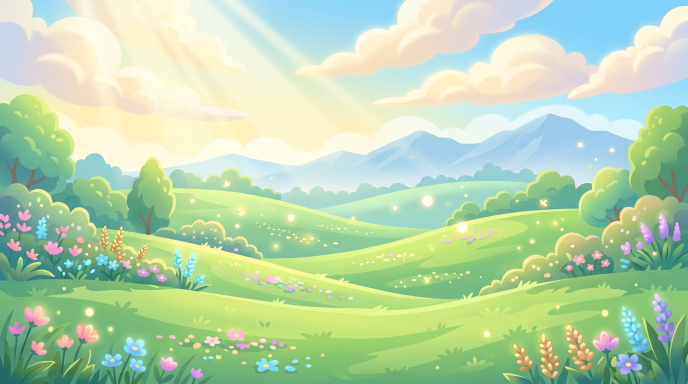
#> input picture client/assets/biome/meadow_bg.png, 1376 x 768 px, found by its file name (shown at 1/2 size)
$ python process_biomes.py
#> lines starting #> are read from the running program, lines starting #| are printed output that depends on the picture
#!/usr/bin/env python3
"""Biome asset işleyici: cave (Kristal Mağara) + city (Bulut Şehri).
Her biome: road tile (çizgi-piksel ölçümü -> yatay crop -> dikey wrap -> 400px),
hills (genişlik normalize), props (3x2 grid böl -> bg-alfa -> yakın komponent koruma),
bg (meadow_bg ile aynı hedef boyuta cover-resize).
Kullanım: python3 tools/process_biomes.py [cave|city]
"""
import json, sys
from collections import deque
from PIL import Image

RAW = "assets/client/biome"
OUT = "client/assets/biome"
TARGET_ROAD_W = 400
TARGET_BG = Image.open(f"{OUT}/meadow_bg.png").size   # meadow ile aynı
#> TARGET_BG = (1376, 768)
TARGET_HILLS_W = 943                                   # meadow far_hills genişliği

BIOMES = {
    "cave": {
        "road": "cave_road_tile_raw.png",
        "hills": "cave_far_hills_raw.png",
        "props": "cave_props_grid_raw.png",
        "bg": "cave_bg_raw.png",
        # çizgi rengi: cyan -> (g,b yüksek, r düşük)
        "line_score": lambda r, g, b: min(g, b) - r,
    },
    "city": {
        "road": "city_road_tile_raw.png",
        "hills": "city_far_hills_raw.png",
        "props": "city_props_grid_raw.png",
        "bg": "city_bg_raw.png",
        # çizgi rengi: sarı -> r+g yüksek, b düşük (meadow yöntemi)
        "line_score": lambda r, g, b: (r + g) // 2 - b,
    },
}

def find_lines(im):
    """Yol tile'ında 2 şerit çizgisinin x-merkezlerini piksel skoruyla bul."""
    im = im.convert("RGB")
    w, h = im.size
    px = im.load()
    scores = []
    for x in range(w):
        s = 0
        for y in range(0, h, 4):
            r, g, b = px[x, y]
            v = BIOME_LINE_SCORE(r, g, b)
            if v > 60: s += v
        scores.append(s)
    thr = max(scores) * 0.45
    runs, cur = [], None
    for x, s in enumerate(scores):
        if s > thr:
            cur = [x, x] if cur is None else [cur[0], x]
        else:
            if cur: runs.append(cur); cur = None
    if cur: runs.append(cur)
    centers = [(a + b) // 2 for a, b in runs if b - a < w // 4]
    return centers

def wrap_cut(im):
    """Dikey seamless için en iyi kesme satırını bul, tile'ı oradan döndür."""
    im = im.convert("RGB")
    w, h = im.size
    px = im.load()
    best, best_diff = 0, 1e18
    for cut in range(0, h, 2):
        diff = 0
        for x in range(0, w, 6):
            r1, g1, b1 = px[x, cut]
            r2, g2, b2 = px[x, (cut - 1) % h]
            diff += abs(r1 - r2) + abs(g1 - g2) + abs(b1 - b2)
        if diff < best_diff: best_diff, best = diff, cut
    top = im.crop((0, best, w, h))
    bot = im.crop((0, 0, w, best))
    out = Image.new("RGB", (w, h))
    out.paste(top, (0, 0)); out.paste(bot, (0, h - best))
    return out, best, best_diff

def process_road(biome, cfg):
    im = Image.open(f"{RAW}/{cfg['road']}")
    global BIOME_LINE_SCORE
    BIOME_LINE_SCORE = cfg["line_score"]
    raw_centers = find_lines(im)
    # yakın run'ları birleştir (kalın çizgi 2 run verebilir)
    merged = []
    for c in raw_centers:
        if merged and c - merged[-1] < 30: continue
        merged.append(c)
    # en eşit aralıklı ardışık 3'lüyü seç (fazla hat = kenar parlaması olabilir)
    best = None
    for i in range(len(merged) - 2):
        g1, g2 = merged[i+1] - merged[i], merged[i+2] - merged[i+1]
        score = abs(g1 - g2)
        if best is None or score < best[0]: best = (score, i)
    centers = merged[best[1]:best[1] + 3]
    print(f"  [{biome}] ham: {raw_centers} -> birleşik: {merged} -> seçilen: {centers}")
    assert len(centers) == 3, f"3 çizgi bulunamadı: {merged}"
    kenar, orta, sag = centers
    aralik = orta - kenar
    x0 = kenar + 2
    x1 = x0 + 3 * aralik
    im2 = im.crop((x0, 0, min(x1, im.width), im.height))
    if x1 > im.width:   # kaynakta sağ pay yoksa yolun İÇİNİ aynayla doldur (siyah bant YOK)
        need = x1 - im.width
        pad = Image.new("RGB", (x1 - x0, im.height))
        pad.paste(im2, (0, 0))
        # ayna kaynağı: görüntünün en sağdaki 'need' pikseli (yol dokusu), aynalanır
        src_w = min(need, im.width - x0)
        mirror = im.crop((im.width - src_w, 0, im.width, im.height)).transpose(Image.FLIP_LEFT_RIGHT)
        pad.paste(mirror.crop((0, 0, need, im.height)), (im2.width - (src_w - need) if src_w < need else im2.width - 0, 0) if False else (im.width - x0, 0))
        # eğer tek ayna yetmediyse tekrar aynala
        while im.width - x0 + (need if src_w >= need else src_w) < (x1 - x0):
            extra = pad.crop((pad.width - src_w, 0, pad.width, im.height)).transpose(Image.FLIP_LEFT_RIGHT)
            pad.paste(extra, (pad.width, 0) if pad.width + src_w <= (x1 - x0) else (x1 - x0 - src_w, 0))
            break
        im2 = pad
        print(f"  [{biome}] sağ pay içeriden aynayla dolduruldu (+{need}px)")
    im3, cut, diff = wrap_cut(im2)
    nh = int(im3.height * TARGET_ROAD_W / im3.width)
    im3 = im3.resize((TARGET_ROAD_W, nh), Image.LANCZOS)
    import os
    os.makedirs(f"{OUT}/{biome}", exist_ok=True)
    im3.save(f"{OUT}/{biome}/road_tile.png")
    rel = [round((c - x0) / (x1 - x0), 3) for c in centers]
    print(f"  [{biome}] road: crop x[{x0},{x1}] wrap cut {cut} (diff {diff}) -> {im3.size}, çizgi rel {rel}")
    return rel

def bg_alpha(im):
    im = im.convert("RGBA")
    px = im.load()
    w, h = im.size
    for y in range(h):
        for x in range(w):
            r, g, b, a = px[x, y]
            mx, mn = max(r, g, b), min(r, g, b)
            if mx >= 195 and (mx - mn) <= 20:
                px[x, y] = (0, 0, 0, 0)
    return im

def components(alpha):
    w, h = alpha.size
    seen = [[False] * w for _ in range(h)]
    comps = []
    for yy in range(h):
        for xx in range(w):
            if seen[yy][xx] or alpha.getpixel((xx, yy))[3] == 0:
                continue
            q = deque([(xx, yy)]); seen[yy][xx] = True
            pts = []
            while q:
                cx, cy = q.popleft(); pts.append((cx, cy))
                for dx in (-1, 0, 1):
                    for dy in (-1, 0, 1):
                        nx, ny = cx + dx, cy + dy
                        if 0 <= nx < w and 0 <= ny < h and not seen[ny][nx] and alpha.getpixel((nx, ny))[3] > 0:
                            seen[ny][nx] = True; q.append((nx, ny))
            xs = [p[0] for p in pts]; ys = [p[1] for p in pts]
            comps.append((pts, (min(xs), min(ys), max(xs), max(ys))))
    return comps

def keep_near(comps):
    comps = sorted(comps, key=lambda c: len(c[0]), reverse=True)
    if not comps: return []
    _, bb0 = comps[0]
    cx0, cy0 = (bb0[0] + bb0[2]) / 2, (bb0[1] + bb0[3]) / 2
    reach = max(bb0[2] - bb0[0], bb0[3] - bb0[1]) * 0.9
    kept = [comps[0]]
    for pts, bb in comps[1:]:
        cx, cy = (bb[0] + bb[2]) / 2, (bb[1] + bb[3]) / 2
        if ((cx - cx0) ** 2 + (cy - cy0) ** 2) ** 0.5 <= reach:
            kept.append((pts, bb))
    return kept

def process_props(biome, cfg):
    im = Image.open(f"{RAW}/{cfg['props']}")
    cols, rows = 3, 2
    cw, chh = im.width / cols, im.height / rows
    import os
    os.makedirs(f"{OUT}/{biome}/props", exist_ok=True)
    sizes = []
    for i in range(cols * rows):
        col, row = i % cols, i // cols
        cell = bg_alpha(im.crop((int(col * cw), int(row * chh), int((col + 1) * cw), int((row + 1) * chh))))
        comps = keep_near(components(cell))
        assert comps, f"{biome} prop {i} boş!"
        kept = set()
        for pts, _ in comps: kept.update(pts)
        px = cell.load()
        for y in range(cell.height):
            for x in range(cell.width):
                if (x, y) not in kept: px[x, y] = (0, 0, 0, 0)
        b = cell.getbbox()
        cell = cell.crop(b)
        cell.save(f"{OUT}/{biome}/props/{i}.png")
        sizes.append(cell.size)
    print(f"  [{biome}] props: {sizes}")

def process_hills_bg(biome, cfg):
    import os
    os.makedirs(f"{OUT}/{biome}", exist_ok=True)
    h = Image.open(f"{RAW}/{cfg['hills']}")
    nh = int(h.height * TARGET_HILLS_W / h.width)
    h = h.resize((TARGET_HILLS_W, nh), Image.LANCZOS)
    h.save(f"{OUT}/{biome}/hills.png")
    bg = Image.open(f"{RAW}/{cfg['bg']}")
    s = max(TARGET_BG[0] / bg.width, TARGET_BG[1] / bg.height)
    bg = bg.resize((int(bg.width * s), int(bg.height * s)), Image.LANCZOS)
    x = (bg.width - TARGET_BG[0]) // 2; y = (bg.height - TARGET_BG[1]) // 2
    bg = bg.crop((x, y, x + TARGET_BG[0], y + TARGET_BG[1]))
    bg.save(f"{OUT}/{biome}/bg.png")
    print(f"  [{biome}] hills {h.size}, bg {bg.size}")

if __name__ == "__main__":
    only = sys.argv[1] if len(sys.argv) > 1 else None
    for biome, cfg in BIOMES.items():
        if only and biome != only: continue
        process_hills_bg(biome, cfg)
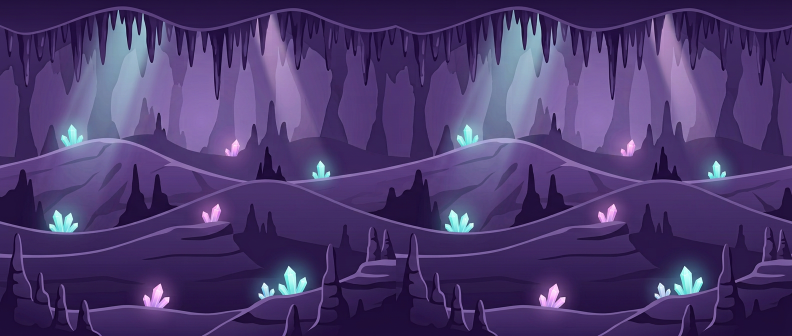
#> input picture assets/client/biome/cave_far_hills_raw.png, 1584 x 672 px, found by its file name (shown at 1/2 size)
#> in process_hills_bg, h is the input picture: PIL image 1584x672 RGB; mean R, G, B 75.6, 57.3, 110
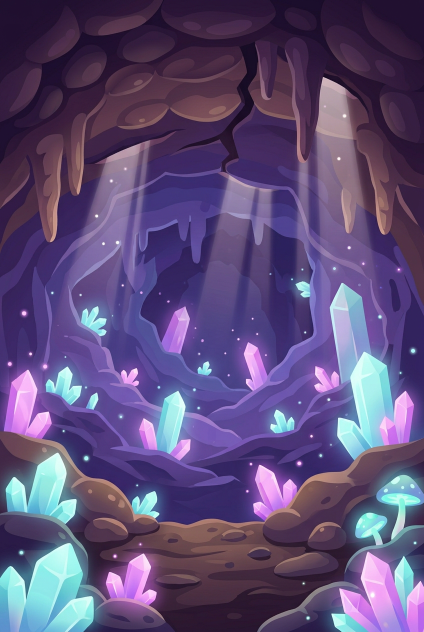
#> input picture assets/client/biome/cave_bg_raw.png, 848 x 1264 px, found by its file name (shown at 1/2 size)
#> in process_hills_bg, bg is the input picture: PIL image 848x1264 RGB; mean R, G, B 93.5, 77.5, 120.2
#> in process_hills_bg, `s = max(TARGET_BG[0] / bg.width, TARGET_BG[1] / bg.height)`: s = 1.62
#> in process_hills_bg, `x = (bg.width - TARGET_BG[0]) // 2`: x = 0
#> in process_hills_bg, `y = (bg.height - TARGET_BG[1]) // 2`: y = 641
#|   [cave] hills (943, 400), bg (1376, 768)
        process_road(biome, cfg)
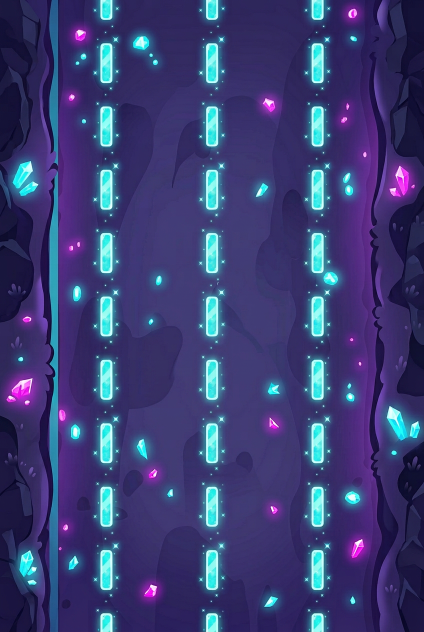
#> input picture assets/client/biome/cave_road_tile_raw.png, 848 x 1264 px, found by its file name (shown at 1/2 size)
#> in process_road, im is the input picture: PIL image 848x1264 RGB; mean R, G, B 59.6, 63.2, 116.1
#> after the loop in find_lines, `for x in range(w):`: scores = 848 values, max 30120 at index 209, min 0 at index 0, mean 3182.3
#> in find_lines, `thr = max(scores) * 0.45`: thr = 13554
#> the loop in find_lines, `for x, s in enumerate(scores):` made 848 passes
#> cur on passes 105, 106, 107, 108, 109, 110, 111, 112, 113, 114, 115, 205: [104, 104], [104, 105], [104, 106], [104, 107], [104, 108], [104, 109], [104, 110], [104, 111], [104, 112], [104, 113], [104, 114], [204, 204]
#> s on passes 1 to 6: 0, 0, 0, 0, 0, 0
#> after the loop in find_lines, `for x, s in enumerate(scores):`: runs = [[104, 114], [204, 220], [225, 226], [416, 432], [437, 437], [627, 643], [648, 649]]
#> in find_lines, `centers = [(a + b) // 2 for a, b in runs if b - a < w // 4]`: centers = [109, 212, 225, 424, 437, 635, 648]
#> the loop in process_road, `for c in raw_centers:` made 7 passes
#> c on passes 1 to 7: 109, 212, 225, 424, 437, 635, 648
#> after the loop in process_road, `for c in raw_centers:`: merged = [109, 212, 424, 635]
#> the loop in process_road, `for i in range(len(merged) - 2):` made 2 passes
#> (g1, g2, score, best) on passes 1 to 2: (103, 212, 109, (109, 0)), (212, 211, 1, (1, 1))
#> in process_road, `centers = merged[best[1]:best[1] + 3]`: centers = [212, 424, 635]
#|   [cave] ham: [109, 212, 225, 424, 437, 635, 648] -> birleşik: [109, 212, 424, 635] -> seçilen: [212, 424, 635]
#> in process_road, `kenar, orta, sag = centers`: kenar = 212; orta = 424; sag = 635
#> in process_road, `aralik = orta - kenar`: aralik = 212
#> in process_road, `x0 = kenar + 2`: x0 = 214
#> in process_road, `x1 = x0 + 3 * aralik`: x1 = 850
#> in process_road, `need = x1 - im.width`: need = 2
#> in process_road, `pad = Image.new("RGB", (x1 - x0, im.height))`: pad: PIL image 636x1264 RGB; every value is 0
#|   [cave] sağ pay içeriden aynayla dolduruldu (+2px)
#> after the loop in wrap_cut, `for cut in range(0, h, 2):`: best = 702; best_diff = 287
#> in wrap_cut, `out.paste(bot, (0, h - best))`:
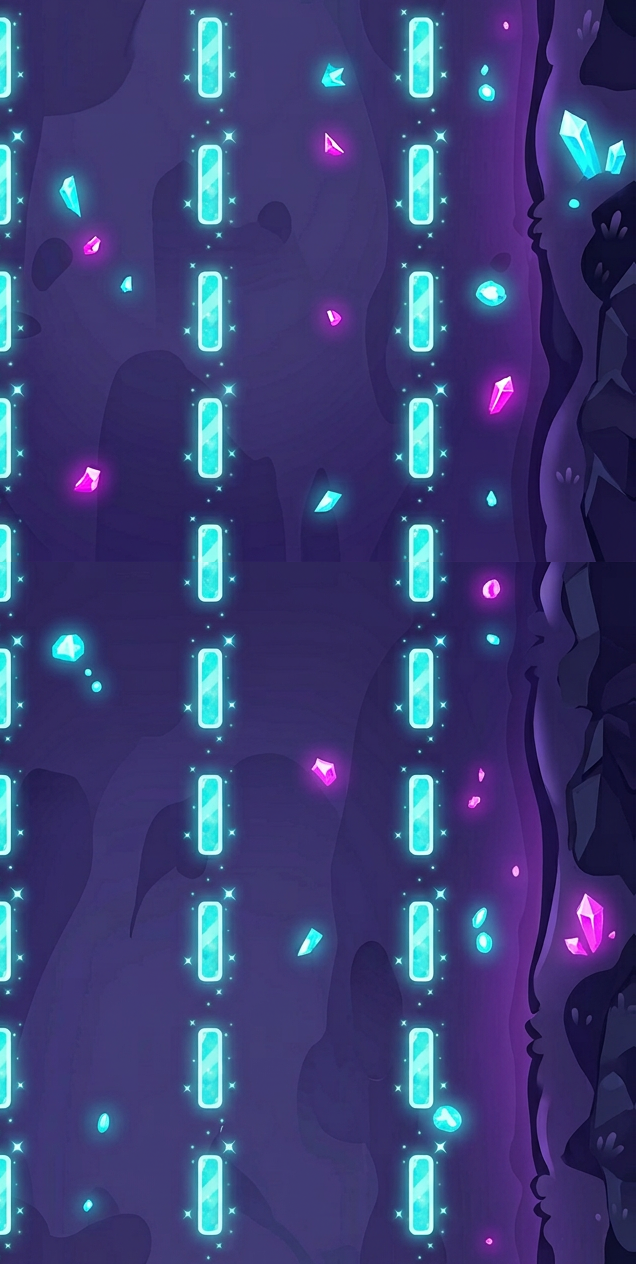
#> out: PIL image 636x1264 RGB; mean R, G, B 60.9, 64.5, 117.1
#> in process_road, `im3, cut, diff = wrap_cut(im2)`: cut = 702; diff = 287
#> in process_road, `rel = [round((c - x0) / (x1 - x0), 3) for c in centers]`: rel = [-0.003, 0.33, 0.662]
#|   [cave] road: crop x[214,850] wrap cut 702 (diff 287) -> (400, 794), çizgi rel [-0.003, 0.33, 0.662]
        process_props(biome, cfg)
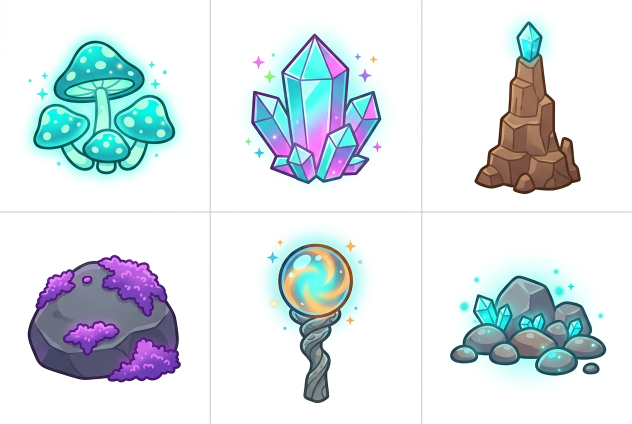
#> input picture assets/client/biome/cave_props_grid_raw.png, 1264 x 848 px, found by its file name (shown at 1/2 size)
#> in process_props, im is the input picture: PIL image 1264x848 RGB; mean R, G, B 217.4, 227.2, 231.2
#> the loop in process_props, `for i in range(cols * rows):` made 6 passes
#> b on passes 1, 4, 5: (51, 4, 421, 414), (55, 0, 421, 401), (107, 39, 312, 382)
#> (bb0 in keep_near, cx0 in keep_near, cy0 in keep_near, reach in keep_near, b) on passes 2, 3, 6: ((76, 62, 347, 368), 211.5, 215, 275.4, (69, 62, 348, 369)), ((107, 36, 319, 387), 213, 211.5, 315.9, (1, 5, 320, 424)), ((58, 104, 370, 337), 214, 220.5, 280.8, (1, 3, 371, 421))
#> pass 1, in bg_alpha, `im = im.convert("RGBA")`:
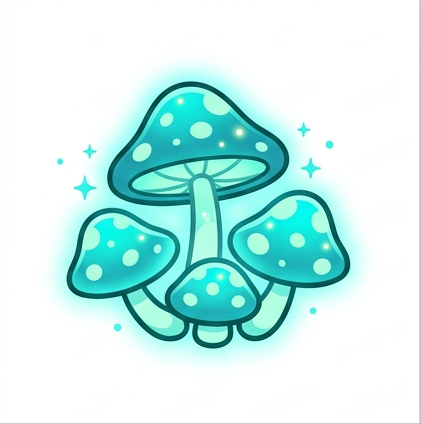
#> im: PIL image 421x424 RGBA; mean R, G, B, A 200, 239.2, 236.2, 255
#> after the loop in process_props, `for i in range(cols * rows):`:
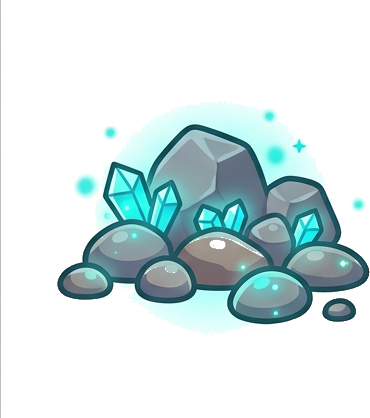
#> cell: PIL image 370x418 RGBA; mean R, G, B, A 38.9, 54.1, 55.2, 81.3; transparent parts drawn white
#> after the loop in process_props, `for i in range(cols * rows):`: sizes = [(370, 410), (279, 307), (319, 419), (366, 401), (205, 343), (370, 418)]
#|   [cave] props: [(370, 410), (279, 307), (319, 419), (366, 401), (205, 343), (370, 418)]
#> (the run stopped early here; a loop or call above may not have finished)
